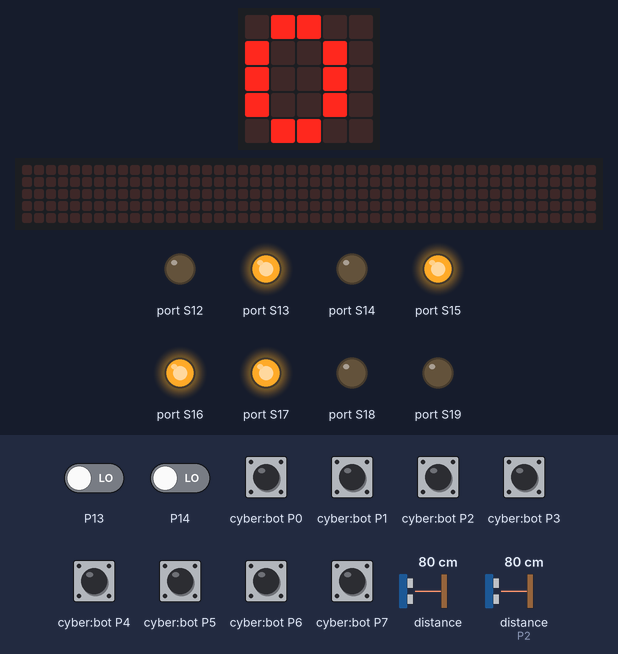
Bench run of a program on a simulated BBC micro:bit (MakeCode). On the bench: the board's 5×5 LED display, a strip that is not on the board, showing the scrolling text unrolled, output pins drawn as LEDs (lit = HIGH). Inputs (shaded band) come from the test bench; at power-on: P13, P14, cyber:bot P0–7 LOW, distance to the obstacle 80 cm, distance to the obstacle (sensor on P2) 80 cm. The echo pulse lasts 58.3 µs per cm; the 48×5 strip is a reading aid, not a part: it shows the text the display is scrolling, unrolled, one strip-width of it at a time; pins used as bus, display or sensor lines are not drawn.

Above: at 0.4 s.
At 7.0 s:
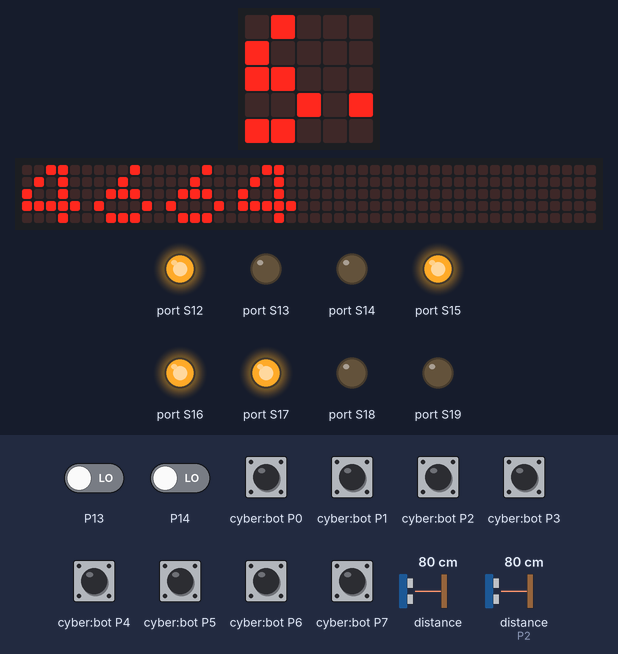
7.1 s: distance to the obstacle (sensor 0) set to 35 cm
At 14.18 s:
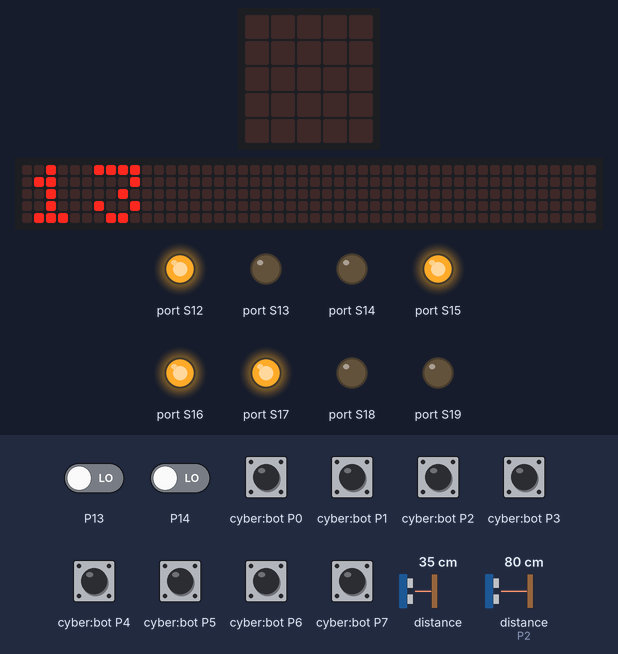
21.1 s: distance to the obstacle (sensor 0) set to 9 cm
At 25.8 s:
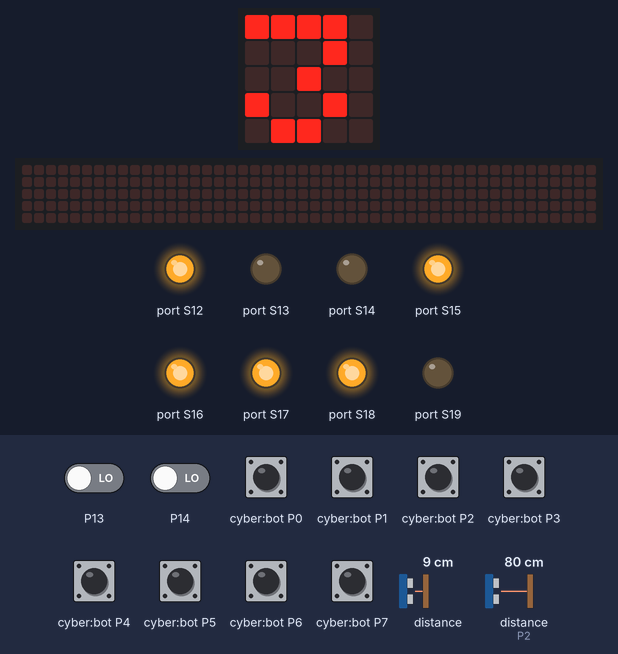
Timing chart, 0 to 28.4 s (numbered marks = the images above; inputs shaded):
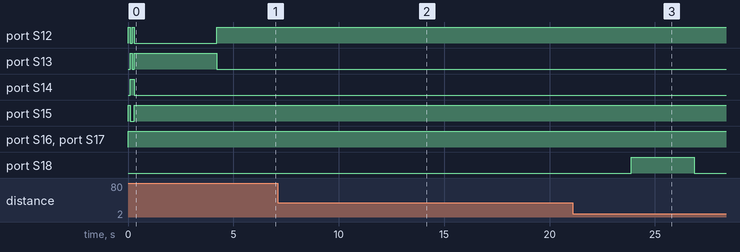

Measured:
- what the display in image 2 shows lasts 0.4 s, from 14.0 s to 14.4 s

The program:

main.ts
```typescript
basic.forever(function () {
    stembot.setup()
    stembot.setPinMode(SBMode.Input)
    basic.showString("" + (stembot.readLine(SBIRSensor.Right)))
    basic.showString("" + (stembot.lightSensor(SBLdr.Right)))
    basic.showString("" + (stembot.ping(SBPingUnit.Inches)))
    stembot.moveIt(SBMove.Forward)
    basic.showString("" + (stembot.digitalRead(SBPin.Sv6)))
    stembot.digitalWrite(SBPin.Sv5, false)
})
```

stembot.ts
```typescript
// custom enum for lightSensor function
enum SBLdr {
    Left = 0,
    Right = 1
}

// custom enum for IRSensor
enum SBIRSensor {
    //% block="left"
    Left,
    //% block="right"
    Right
}

// custom enum for ping unit
enum SBPingUnit {
    //% block="μs"
    MicroSeconds,
    //% block="cm"
    Centimeters,
    //% block="inches"
    Inches
}

// custom enum for setPinMode function
enum SBMode {
    //% block="input"
    Input = 0,
    //% block="output"
    Output = 1,
}

// custom enum for pins
enum SBPin {
    //% block=Sv5
    Sv5 = 0,
    //% block=Sv6
    Sv6 = 1,
}

// address for MCP23017 (configurable by tying pins 15,16,17 on the mcp23017 high or low)
enum SBAddress {
    //% block=0x20
    A20 = 0x20,
}

// custom enum for SetPort
enum SBSetPort {
    //% block=PORT_A
    A = 0,
    //% block=PORT_B
    B = 256
}

// custom enum for writeNumberToPort function
enum SBREG_PIO {
    //% block=PORT_A
    A = 4608,
    //% block=PORT_B
    B = 4864
}

// custom enum for moveIt function
enum SBMove {
    //% block="forward"
    Forward = 0,
    //% block="backward"
    Backward = 1,
    //% block="left"
    Left = 2,
    //% block="right"
    Right = 3,
    //% block="stop"
    Stop = 4,
}

/**
* Custom blocks
*/
//% weight=100 color=blue icon="\uf1b9"
namespace stembot {
    // initial values of outputABuffer and outputBBuffer
    let outputABuffer = 0;
    let outputBBuffer = 0;

    // address for MCP23017
    let myMCP23017Address = SBAddress.A20

    export function setPortAsOutput(port: SBSetPort) {
        pins.i2cWriteNumber(myMCP23017Address, port + 0x00, NumberFormat.UInt16BE)
    }
    export function setupSimplePulsingOnAddress(address: SBAddress) {
        myMCP23017Address = address
        setPortAsOutput(SBSetPort.A)
        // setPortAsOutput(SBSetPort.B)
    }
    export function setOutputA(bit: number) {
        outputABuffer = outputABuffer | (1 << bit)
    }
    export function clearOutputA(bit: number) {
        let tempMask = 1 << bit
        tempMask = tempMask ^ 0B11111111
        outputABuffer = outputABuffer & tempMask
    }
    export function writeNumberToPort(port: SBREG_PIO, value: number) {
        pins.i2cWriteNumber(myMCP23017Address, port + value, NumberFormat.UInt16BE)
    }
    export function updateOutputA() {
        writeNumberToPort(4608, outputABuffer)
    }

    // Block for Starting the Motor
    /**
      * To start the motor
      */
    //% weight=100
    //% block="start motor"
    export function setup(): void {
        setupSimplePulsingOnAddress(SBAddress.A20);
        //setPortAsOutput(SBSetPort.A);
    }

    // Block for setting the Mode of Pin
    /**
      * set mode of pin
      * @param mode mode of pin input or output
      */
    //% weight=90
    //% block="Set pinMode $mode"
    export function setPinMode(mode: SBMode): void {
        if (mode == 1) {
            setupSimplePulsingOnAddress(SBAddress.A20);
            //setPortAsOutput(SBSetPort.A);
        }
    }

    // Block for Line Sensor
    /**
      * detect the object
      * @param sensor set sensor Left or Light
      */
    //% weight=80
    //% block="line sensor %sensor"
    export function readLine(sensor: SBIRSensor): number {
        if (sensor == SBIRSensor.Left)
            return pins.digitalReadPin(DigitalPin.P14);
        else
            return pins.digitalReadPin(DigitalPin.P13);
    }

    // Block for Light Sensor
    /**
      * detect the light
      * @param side set sensor Left or Right
      */
    //% weight=70
    //% block="light sensor $side"
    export function lightSensor(side: SBLdr): number {
        pins.i2cWriteNumber(32, 19, NumberFormat.Int8BE)
        let ldrRead = pins.i2cReadNumber(32, NumberFormat.Int8LE);
        if (side == 0) {
            if ((ldrRead == 4 || ldrRead == 42) || (ldrRead == -124)) {
                return 1;
            }
            else if (ldrRead == 12) {
                return 1;
            }
            else {
                return 0;
            }
        }
        else if (side == 1) {
            if ((ldrRead == 8 || ldrRead == 82) || (ldrRead == -128)) {
                return 1;
            }
            else if (ldrRead == 12) {
                return 1;
            }
            else {
                return 0;
            }
        }
        else {
            return 0;
        }
    }

    // Block for Read Sonar Unit
    /**
      * detect the distance
      * @param unit set unit in μs, cm or inch
      */
    //% weight=60
    //% block="Read sonar in unit %unit"
    export function ping(unit: SBPingUnit, maxCmDistance = 500): number {
        let trigger = DigitalPin.P1;
        let pecho = DigitalPin.P2;
        pins.setPull(trigger, PinPullMode.PullNone);
        pins.digitalWritePin(trigger, 0);
        control.waitMicros(2);
        pins.digitalWritePin(trigger, 1);
        control.waitMicros(10);
        pins.digitalWritePin(trigger, 0);
        // read pulse
        const d = pins.pulseIn(pecho, PulseValue.High, maxCmDistance * 58);
        switch (unit) {
            case SBPingUnit.Centimeters: return Math.idiv(d, 58);
            case SBPingUnit.Inches: return Math.idiv(d, 148);
            default: return d;
        }
    }

    // Block for Move Motor
    /**
      * set direction to move motor or stop motor
      * @param direction move Forward, Backward, Left, Right or Stop
      */
    //% weight=50
    //% block="move $direction"
    export function moveIt(direction: SBMove): void {
        if (direction == 0) {
            setOutputA(4)
            setOutputA(5)
            setOutputA(0)
            clearOutputA(1)
            clearOutputA(2)
            setOutputA(3)
            updateOutputA()
        }
        else if (direction == 1) {
            setOutputA(4)
            setOutputA(5)
            setOutputA(1)
            clearOutputA(0)
            clearOutputA(3)
            setOutputA(2)
            updateOutputA()
        }
        else if (direction == 2) {
            setOutputA(4)
            setOutputA(5)
            setOutputA(0)
            clearOutputA(1)
            clearOutputA(3)
            setOutputA(2)
            updateOutputA()
        }
        else if (direction == 3) {
            setOutputA(4)
            setOutputA(5)
            setOutputA(1)
            clearOutputA(0)
            clearOutputA(2)
            setOutputA(3)
            updateOutputA()
        }
        else {
            clearOutputA(0)
            clearOutputA(1)
            clearOutputA(2)
            clearOutputA(3)
            clearOutputA(4)
            clearOutputA(5)
            updateOutputA()
        }
    }

    // Block for Digital Read
    /**
      * digital read on selected pin
      * @param pin set pin Sv5 or Sv6
      */
    //% weight=40
    //% block="digital read $pin"
    export function digitalRead(pin: SBPin): number {
        pins.i2cWriteNumber(32, 18, NumberFormat.Int8BE)
        let read_pin = pins.i2cReadNumber(32, NumberFormat.Int8LE);
        if (pin == 0) {
            if (read_pin >= 10 || read_pin == -64) {
                return 1;
            }
            else {
                return 0;
            }
        }
        else if (pin == 1) {
            if (read_pin < -1 || read_pin == -64) {
                return 1;
            }
            else {
                return 0;
            }
        }
        else {
            return 0;
        }
    }

    // Block for Digital Write
    /**
      * digital write on selected pin
      * @param pin set pin Sv5 or Sv6
      * @param flag set 0 or 1
      */
    //% weight=30
    //% block="digital write $pin $flag"
    //% flag.shadow="toggleOnOff"
    export function digitalWrite(pin: SBPin, flag: boolean): void {
        if (pin == 0) {
            if (flag) {
                setOutputA(6)
                updateOutputA()
            }
            else {
                clearOutputA(6)
                updateOutputA()
            }
        }
        else {
            if (flag) {
                setOutputA(7)
                updateOutputA()
            }
            else {
                clearOutputA(7)
                updateOutputA()

            }
        }
    }
}
```

test.ts
```typescript
{
    // Move the motor forword/backward
    stembot.moveIt(SBMove.Forward)
    basic.pause(100)
    stembot.moveIt(SBMove.Backward)
    basic.pause(100)

    // Rotate the motor left/right
    stembot.moveIt(SBMove.Left)
    basic.pause(100)
    stembot.moveIt(SBMove.Right)
    basic.pause(100)

    // Read the distance to obstacles
    basic.showString("" + (stembot.ping(SBPingUnit.MicroSeconds)))

    // Detect the light by reading light sensor
    basic.showString("" + (stembot.lightSensor(SBLdr.Left)))
    basic.pause(100)
    basic.showString("" + (stembot.lightSensor(SBLdr.Right)))
    basic.pause(100)

    // Detect the object by reading line sensor
    basic.showString("" + (stembot.readLine(SBIRSensor.Left)))
    basic.showString("" + (stembot.readLine(SBIRSensor.Left)))

    // Digital read on selected pin
    basic.showString("" + (stembot.digitalRead(SBPin.Sv5)))
    basic.showString("" + (stembot.digitalRead(SBPin.Sv6)))

    // Digital write on selected pin
    stembot.digitalWrite(SBPin.Sv5, true)
    stembot.digitalWrite(SBPin.Sv6, false)
}
```
